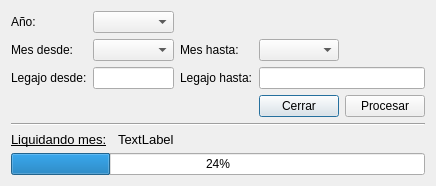
<?xml version="1.0" encoding="UTF-8"?>
<ui version="4.0">
 <class>frm_promedio_bruto</class>
 <widget class="QDialog" name="frm_promedio_bruto">
  <property name="geometry">
   <rect>
    <x>0</x>
    <y>0</y>
    <width>436</width>
    <height>182</height>
   </rect>
  </property>
  <property name="windowTitle">
   <string>Calculo promedio bruto</string>
  </property>
  <layout class="QGridLayout" name="gridLayout">
   <item row="0" column="0">
    <widget class="QLabel" name="lbl_4">
     <property name="text">
      <string>Año:</string>
     </property>
    </widget>
   </item>
   <item row="0" column="1" colspan="2">
    <widget class="QComboBox" name="cmb_year"/>
   </item>
   <item row="1" column="0">
    <widget class="QLabel" name="lbl_0">
     <property name="text">
      <string>Mes desde:</string>
     </property>
    </widget>
   </item>
   <item row="1" column="1" colspan="2">
    <widget class="QComboBox" name="cmb_mes_desde"/>
   </item>
   <item row="1" column="3">
    <widget class="QLabel" name="lbl_1">
     <property name="text">
      <string>Mes hasta:</string>
     </property>
    </widget>
   </item>
   <item row="1" column="4">
    <widget class="QComboBox" name="cmb_mes_hasta"/>
   </item>
   <item row="2" column="0">
    <widget class="QLabel" name="lbl_2">
     <property name="text">
      <string>Legajo desde:</string>
     </property>
    </widget>
   </item>
   <item row="2" column="1" colspan="2">
    <widget class="QLineEdit" name="txt_lg_desde"/>
   </item>
   <item row="2" column="3">
    <widget class="QLabel" name="lbl_3">
     <property name="text">
      <string>Legajo hasta:</string>
     </property>
    </widget>
   </item>
   <item row="2" column="4" colspan="2">
    <widget class="QLineEdit" name="txt_lg_hasta"/>
   </item>
   <item row="3" column="4">
    <widget class="QPushButton" name="btn_cerrar">
     <property name="text">
      <string>Cerrar</string>
     </property>
    </widget>
   </item>
   <item row="3" column="5">
    <widget class="QPushButton" name="btn_procesar">
     <property name="text">
      <string>Procesar</string>
     </property>
    </widget>
   </item>
   <item row="4" column="0" colspan="6">
    <widget class="Line" name="line">
     <property name="orientation">
      <enum>Qt::Horizontal</enum>
     </property>
    </widget>
   </item>
   <item row="5" column="0" colspan="2">
    <widget class="QLabel" name="lbl_5">
     <property name="font">
      <font>
       <family>MS Shell Dlg 2</family>
       <pointsize>10</pointsize>
       <weight>50</weight>
       <bold>false</bold>
       <underline>true</underline>
      </font>
     </property>
     <property name="text">
      <string>Liquidando mes:</string>
     </property>
    </widget>
   </item>
   <item row="5" column="2">
    <widget class="QLabel" name="label">
     <property name="font">
      <font>
       <pointsize>10</pointsize>
      </font>
     </property>
     <property name="text">
      <string>TextLabel</string>
     </property>
    </widget>
   </item>
   <item row="6" column="0" colspan="6">
    <widget class="QProgressBar" name="progressBar">
     <property name="value">
      <number>24</number>
     </property>
    </widget>
   </item>
  </layout>
 </widget>
 <resources/>
 <connections/>
</ui>
